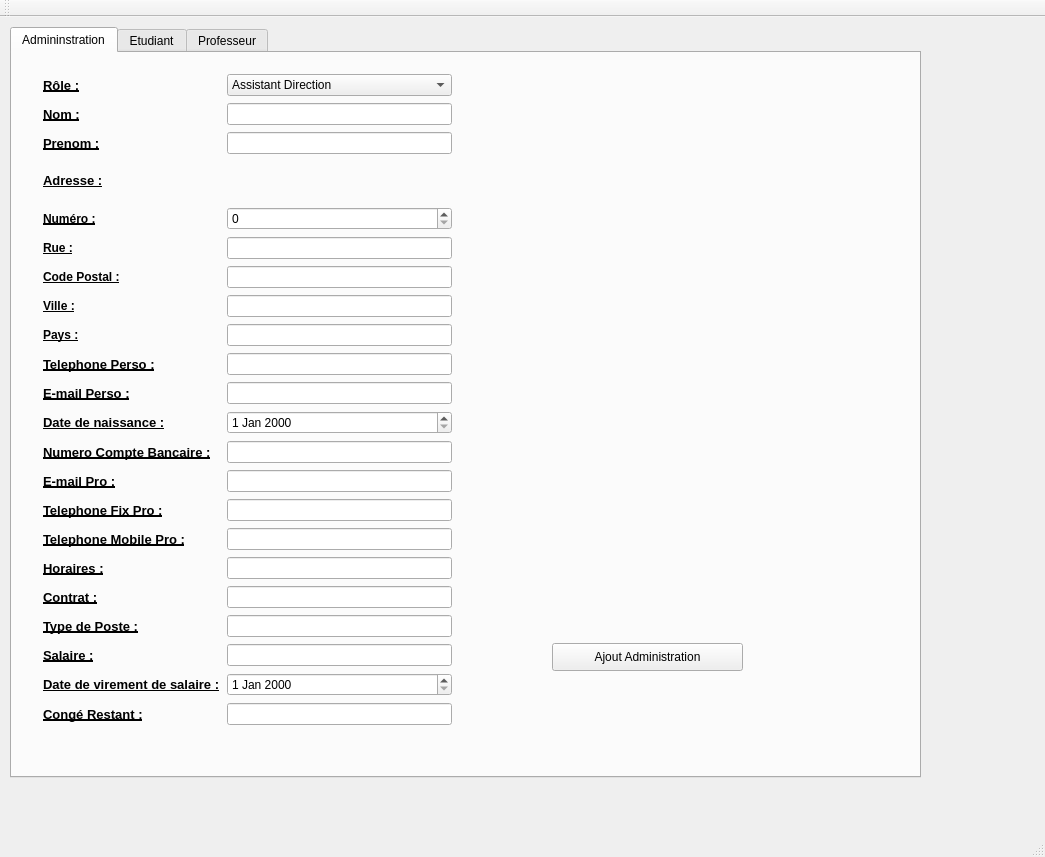
<?xml version="1.0" encoding="UTF-8"?>
<ui version="4.0">
 <class>MainWindow</class>
 <widget class="QMainWindow" name="MainWindow">
  <property name="geometry">
   <rect>
    <x>0</x>
    <y>0</y>
    <width>1045</width>
    <height>857</height>
   </rect>
  </property>
  <property name="windowTitle">
   <string>MainWindow</string>
  </property>
  <widget class="QWidget" name="centralWidget">
   <widget class="QTabWidget" name="tabWidget">
    <property name="geometry">
     <rect>
      <x>10</x>
      <y>10</y>
      <width>911</width>
      <height>751</height>
     </rect>
    </property>
    <property name="currentIndex">
     <number>0</number>
    </property>
    <widget class="QWidget" name="tab_6">
     <attribute name="title">
      <string>Admininstration</string>
     </attribute>
     <widget class="QWidget" name="gridLayoutWidget_3">
      <property name="geometry">
       <rect>
        <x>20</x>
        <y>10</y>
        <width>431</width>
        <height>673</height>
       </rect>
      </property>
      <layout class="QGridLayout" name="gridLayout_3">
       <property name="spacing">
        <number>7</number>
       </property>
       <item row="21" column="1">
        <widget class="QLineEdit" name="adminCongeRestant"/>
       </item>
       <item row="0" column="0">
        <widget class="QLabel" name="label_35">
         <property name="font">
          <font>
           <pointsize>10</pointsize>
           <weight>75</weight>
           <bold>true</bold>
           <underline>true</underline>
          </font>
         </property>
         <property name="text">
          <string>Rôle :</string>
         </property>
        </widget>
       </item>
       <item row="15" column="1">
        <widget class="QLineEdit" name="adminTelMobilePro">
         <property name="text">
          <string/>
         </property>
        </widget>
       </item>
       <item row="14" column="0">
        <widget class="QLabel" name="label_24">
         <property name="font">
          <font>
           <pointsize>10</pointsize>
           <weight>75</weight>
           <bold>true</bold>
           <underline>true</underline>
          </font>
         </property>
         <property name="text">
          <string>Telephone Fix Pro :</string>
         </property>
        </widget>
       </item>
       <item row="15" column="0">
        <widget class="QLabel" name="label_25">
         <property name="font">
          <font>
           <pointsize>10</pointsize>
           <weight>75</weight>
           <bold>true</bold>
           <underline>true</underline>
          </font>
         </property>
         <property name="text">
          <string>Telephone Mobile Pro :</string>
         </property>
        </widget>
       </item>
       <item row="12" column="1">
        <widget class="QLineEdit" name="adminNumCompteBancaire">
         <property name="text">
          <string/>
         </property>
        </widget>
       </item>
       <item row="13" column="1">
        <widget class="QLineEdit" name="adminEmailPro">
         <property name="text">
          <string/>
         </property>
        </widget>
       </item>
       <item row="17" column="1">
        <widget class="QLineEdit" name="adminContrat"/>
       </item>
       <item row="19" column="1">
        <widget class="QLineEdit" name="adminSalaire"/>
       </item>
       <item row="16" column="1">
        <widget class="QLineEdit" name="adminHoraires"/>
       </item>
       <item row="17" column="0">
        <widget class="QLabel" name="label_27">
         <property name="font">
          <font>
           <pointsize>10</pointsize>
           <weight>75</weight>
           <bold>true</bold>
           <underline>true</underline>
          </font>
         </property>
         <property name="text">
          <string>Contrat :</string>
         </property>
        </widget>
       </item>
       <item row="18" column="1">
        <widget class="QLineEdit" name="adminTypePoste"/>
       </item>
       <item row="19" column="0">
        <widget class="QLabel" name="label_31">
         <property name="font">
          <font>
           <pointsize>10</pointsize>
           <weight>75</weight>
           <bold>true</bold>
           <underline>true</underline>
          </font>
         </property>
         <property name="text">
          <string>Salaire :</string>
         </property>
        </widget>
       </item>
       <item row="18" column="0">
        <widget class="QLabel" name="label_30">
         <property name="font">
          <font>
           <pointsize>10</pointsize>
           <weight>75</weight>
           <bold>true</bold>
           <underline>true</underline>
          </font>
         </property>
         <property name="text">
          <string>Type de Poste :</string>
         </property>
        </widget>
       </item>
       <item row="1" column="0">
        <widget class="QLabel" name="label_17">
         <property name="font">
          <font>
           <pointsize>10</pointsize>
           <weight>75</weight>
           <bold>true</bold>
           <underline>true</underline>
           <strikeout>false</strikeout>
          </font>
         </property>
         <property name="lineWidth">
          <number>1</number>
         </property>
         <property name="text">
          <string>Nom :</string>
         </property>
        </widget>
       </item>
       <item row="10" column="1">
        <widget class="QLineEdit" name="adminEmailPerso"/>
       </item>
       <item row="21" column="0">
        <widget class="QLabel" name="label_29">
         <property name="font">
          <font>
           <pointsize>10</pointsize>
           <weight>75</weight>
           <bold>true</bold>
           <underline>true</underline>
          </font>
         </property>
         <property name="text">
          <string>Congé Restant :</string>
         </property>
        </widget>
       </item>
       <item row="20" column="1">
        <widget class="QDateEdit" name="adminDateVirementSalaire"/>
       </item>
       <item row="20" column="0">
        <widget class="QLabel" name="label_28">
         <property name="font">
          <font>
           <pointsize>10</pointsize>
           <weight>75</weight>
           <bold>true</bold>
           <underline>true</underline>
          </font>
         </property>
         <property name="text">
          <string>Date de virement de salaire :</string>
         </property>
        </widget>
       </item>
       <item row="16" column="0">
        <widget class="QLabel" name="label_26">
         <property name="font">
          <font>
           <pointsize>10</pointsize>
           <weight>75</weight>
           <bold>true</bold>
           <underline>true</underline>
          </font>
         </property>
         <property name="text">
          <string>Horaires :</string>
         </property>
        </widget>
       </item>
       <item row="1" column="1">
        <widget class="QLineEdit" name="adminNom"/>
       </item>
       <item row="2" column="1">
        <widget class="QLineEdit" name="adminPrenom"/>
       </item>
       <item row="9" column="1">
        <widget class="QLineEdit" name="adminTelPerso"/>
       </item>
       <item row="2" column="0">
        <widget class="QLabel" name="label_18">
         <property name="font">
          <font>
           <pointsize>10</pointsize>
           <weight>75</weight>
           <bold>true</bold>
           <underline>true</underline>
          </font>
         </property>
         <property name="text">
          <string>Prenom :</string>
         </property>
        </widget>
       </item>
       <item row="12" column="0">
        <widget class="QLabel" name="label_23">
         <property name="font">
          <font>
           <pointsize>10</pointsize>
           <weight>75</weight>
           <bold>true</bold>
           <underline>true</underline>
          </font>
         </property>
         <property name="text">
          <string>Numero Compte Bancaire :</string>
         </property>
        </widget>
       </item>
       <item row="13" column="0">
        <widget class="QLabel" name="label_20">
         <property name="font">
          <font>
           <pointsize>10</pointsize>
           <weight>75</weight>
           <bold>true</bold>
           <underline>true</underline>
          </font>
         </property>
         <property name="text">
          <string>E-mail Pro :</string>
         </property>
        </widget>
       </item>
       <item row="9" column="0">
        <widget class="QLabel" name="label_19">
         <property name="font">
          <font>
           <pointsize>10</pointsize>
           <weight>75</weight>
           <bold>true</bold>
           <underline>true</underline>
          </font>
         </property>
         <property name="text">
          <string>Telephone Perso :</string>
         </property>
        </widget>
       </item>
       <item row="11" column="0">
        <widget class="QLabel" name="label_22">
         <property name="font">
          <font>
           <pointsize>10</pointsize>
           <weight>75</weight>
           <bold>true</bold>
           <underline>true</underline>
          </font>
         </property>
         <property name="text">
          <string>Date de naissance :</string>
         </property>
        </widget>
       </item>
       <item row="11" column="1">
        <widget class="QDateEdit" name="adminDateNaissance"/>
       </item>
       <item row="10" column="0">
        <widget class="QLabel" name="label_21">
         <property name="font">
          <font>
           <pointsize>10</pointsize>
           <weight>75</weight>
           <bold>true</bold>
           <underline>true</underline>
          </font>
         </property>
         <property name="text">
          <string>E-mail Perso :</string>
         </property>
        </widget>
       </item>
       <item row="14" column="1">
        <widget class="QLineEdit" name="adminTelFixPro">
         <property name="text">
          <string/>
         </property>
        </widget>
       </item>
       <item row="3" column="0">
        <widget class="QLabel" name="label_36">
         <property name="font">
          <font>
           <pointsize>10</pointsize>
           <weight>75</weight>
           <bold>true</bold>
           <underline>true</underline>
          </font>
         </property>
         <property name="text">
          <string>Adresse :</string>
         </property>
        </widget>
       </item>
       <item row="4" column="0">
        <widget class="QLabel" name="label_37">
         <property name="font">
          <font>
           <weight>75</weight>
           <bold>true</bold>
           <underline>true</underline>
          </font>
         </property>
         <property name="text">
          <string>Numéro :</string>
         </property>
        </widget>
       </item>
       <item row="5" column="0">
        <widget class="QLabel" name="label_38">
         <property name="font">
          <font>
           <weight>75</weight>
           <bold>true</bold>
           <underline>true</underline>
          </font>
         </property>
         <property name="text">
          <string>Rue :</string>
         </property>
        </widget>
       </item>
       <item row="6" column="0">
        <widget class="QLabel" name="label_39">
         <property name="font">
          <font>
           <weight>75</weight>
           <bold>true</bold>
           <underline>true</underline>
          </font>
         </property>
         <property name="text">
          <string>Code Postal :</string>
         </property>
        </widget>
       </item>
       <item row="7" column="0">
        <widget class="QLabel" name="label_40">
         <property name="font">
          <font>
           <weight>75</weight>
           <bold>true</bold>
           <underline>true</underline>
          </font>
         </property>
         <property name="text">
          <string>Ville :</string>
         </property>
        </widget>
       </item>
       <item row="0" column="1">
        <widget class="QComboBox" name="adminRole">
         <item>
          <property name="text">
           <string>Assistant Direction</string>
          </property>
         </item>
         <item>
          <property name="text">
           <string>Responsable Enseignement</string>
          </property>
         </item>
         <item>
          <property name="text">
           <string>Responsable Entreprise</string>
          </property>
         </item>
         <item>
          <property name="text">
           <string>Directeur</string>
          </property>
         </item>
        </widget>
       </item>
       <item row="8" column="0">
        <widget class="QLabel" name="label_41">
         <property name="font">
          <font>
           <weight>75</weight>
           <bold>true</bold>
           <underline>true</underline>
          </font>
         </property>
         <property name="text">
          <string>Pays :</string>
         </property>
        </widget>
       </item>
       <item row="5" column="1">
        <widget class="QLineEdit" name="adminAdresseRue"/>
       </item>
       <item row="7" column="1">
        <widget class="QLineEdit" name="adminAdresseVille"/>
       </item>
       <item row="8" column="1">
        <widget class="QLineEdit" name="adminAdressePays"/>
       </item>
       <item row="6" column="1">
        <widget class="QLineEdit" name="adminAdresseCodePostal"/>
       </item>
       <item row="4" column="1">
        <widget class="QSpinBox" name="adminAdresseNum"/>
       </item>
      </layout>
     </widget>
     <widget class="QPushButton" name="adminAjout">
      <property name="geometry">
       <rect>
        <x>540</x>
        <y>590</y>
        <width>191</width>
        <height>28</height>
       </rect>
      </property>
      <property name="text">
       <string>Ajout Administration</string>
      </property>
     </widget>
     <widget class="QLabel" name="label_34">
      <property name="geometry">
       <rect>
        <x>510</x>
        <y>40</y>
        <width>291</width>
        <height>401</height>
       </rect>
      </property>
      <property name="text">
       <string/>
      </property>
      <property name="pixmap">
       <pixmap>C:/Users/Utilisateur/Pictures/admin_v01D_support.png</pixmap>
      </property>
     </widget>
    </widget>
    <widget class="QWidget" name="tab_4">
     <attribute name="title">
      <string>Etudiant</string>
     </attribute>
     <widget class="QPushButton" name="etudiantAjout">
      <property name="geometry">
       <rect>
        <x>180</x>
        <y>410</y>
        <width>311</width>
        <height>25</height>
       </rect>
      </property>
      <property name="text">
       <string>Ajout Etudiant</string>
      </property>
     </widget>
     <widget class="QWidget" name="gridLayoutWidget">
      <property name="geometry">
       <rect>
        <x>10</x>
        <y>10</y>
        <width>471</width>
        <height>361</height>
       </rect>
      </property>
      <layout class="QGridLayout" name="gridLayout">
       <item row="0" column="0">
        <widget class="QLabel" name="label">
         <property name="font">
          <font>
           <pointsize>10</pointsize>
           <weight>75</weight>
           <bold>true</bold>
           <underline>true</underline>
           <strikeout>false</strikeout>
          </font>
         </property>
         <property name="lineWidth">
          <number>1</number>
         </property>
         <property name="text">
          <string>Nom :</string>
         </property>
        </widget>
       </item>
       <item row="3" column="1">
        <widget class="QLineEdit" name="etudiantEmail"/>
       </item>
       <item row="0" column="1">
        <widget class="QLineEdit" name="etudiantNom"/>
       </item>
       <item row="1" column="0">
        <widget class="QLabel" name="label_2">
         <property name="font">
          <font>
           <pointsize>10</pointsize>
           <weight>75</weight>
           <bold>true</bold>
           <underline>true</underline>
          </font>
         </property>
         <property name="text">
          <string>Prenom :</string>
         </property>
        </widget>
       </item>
       <item row="1" column="1">
        <widget class="QLineEdit" name="etudiantPrenom"/>
       </item>
       <item row="2" column="0">
        <widget class="QLabel" name="label_4">
         <property name="font">
          <font>
           <pointsize>10</pointsize>
           <weight>75</weight>
           <bold>true</bold>
           <underline>true</underline>
          </font>
         </property>
         <property name="text">
          <string>Telephone :</string>
         </property>
        </widget>
       </item>
       <item row="2" column="1">
        <widget class="QLineEdit" name="etudiantTelephone"/>
       </item>
       <item row="6" column="0">
        <widget class="QLabel" name="label_8">
         <property name="font">
          <font>
           <pointsize>10</pointsize>
           <weight>75</weight>
           <bold>true</bold>
           <underline>true</underline>
          </font>
         </property>
         <property name="text">
          <string>CV :</string>
         </property>
        </widget>
       </item>
       <item row="3" column="0">
        <widget class="QLabel" name="label_5">
         <property name="font">
          <font>
           <pointsize>10</pointsize>
           <weight>75</weight>
           <bold>true</bold>
           <underline>true</underline>
          </font>
         </property>
         <property name="text">
          <string>E-mail :</string>
         </property>
        </widget>
       </item>
       <item row="4" column="0">
        <widget class="QLabel" name="label_3">
         <property name="font">
          <font>
           <pointsize>10</pointsize>
           <weight>75</weight>
           <bold>true</bold>
           <underline>true</underline>
          </font>
         </property>
         <property name="text">
          <string>Date de naissance :</string>
         </property>
        </widget>
       </item>
       <item row="5" column="0">
        <widget class="QLabel" name="label_6">
         <property name="font">
          <font>
           <pointsize>10</pointsize>
           <weight>75</weight>
           <bold>true</bold>
           <underline>true</underline>
          </font>
         </property>
         <property name="text">
          <string>Promo :</string>
         </property>
        </widget>
       </item>
       <item row="4" column="1">
        <widget class="QDateEdit" name="etudiantDateNaissance"/>
       </item>
       <item row="6" column="1">
        <widget class="QLineEdit" name="etudiantCV">
         <property name="text">
          <string/>
         </property>
        </widget>
       </item>
       <item row="5" column="1">
        <widget class="QLineEdit" name="etudiantPromo">
         <property name="text">
          <string/>
         </property>
        </widget>
       </item>
       <item row="7" column="0">
        <widget class="QLabel" name="label_9">
         <property name="font">
          <font>
           <pointsize>10</pointsize>
           <weight>75</weight>
           <bold>true</bold>
           <underline>true</underline>
          </font>
         </property>
         <property name="text">
          <string>Montant Scolarité :</string>
         </property>
        </widget>
       </item>
       <item row="7" column="1">
        <widget class="QLineEdit" name="etudiantMontantScolarite">
         <property name="text">
          <string/>
         </property>
        </widget>
       </item>
       <item row="8" column="0">
        <widget class="QLabel" name="label_10">
         <property name="font">
          <font>
           <pointsize>10</pointsize>
           <weight>75</weight>
           <bold>true</bold>
           <underline>true</underline>
          </font>
         </property>
         <property name="text">
          <string>Stage Entreprise :</string>
         </property>
        </widget>
       </item>
       <item row="8" column="1">
        <widget class="QLineEdit" name="etudiantStageEntreprise">
         <property name="text">
          <string/>
         </property>
        </widget>
       </item>
      </layout>
     </widget>
     <widget class="QLabel" name="label_32">
      <property name="geometry">
       <rect>
        <x>490</x>
        <y>10</y>
        <width>301</width>
        <height>361</height>
       </rect>
      </property>
      <property name="text">
       <string/>
      </property>
      <property name="pixmap">
       <pixmap>C:/Users/Utilisateur/Pictures/Université.jpg</pixmap>
      </property>
     </widget>
    </widget>
    <widget class="QWidget" name="tab_5">
     <attribute name="title">
      <string>Professeur</string>
     </attribute>
     <widget class="QWidget" name="gridLayoutWidget_2">
      <property name="geometry">
       <rect>
        <x>10</x>
        <y>10</y>
        <width>471</width>
        <height>281</height>
       </rect>
      </property>
      <layout class="QGridLayout" name="gridLayout_2">
       <item row="0" column="0">
        <widget class="QLabel" name="label_7">
         <property name="font">
          <font>
           <pointsize>10</pointsize>
           <weight>75</weight>
           <bold>true</bold>
           <underline>true</underline>
           <strikeout>false</strikeout>
          </font>
         </property>
         <property name="lineWidth">
          <number>1</number>
         </property>
         <property name="text">
          <string>Nom :</string>
         </property>
        </widget>
       </item>
       <item row="3" column="1">
        <widget class="QLineEdit" name="profEmail"/>
       </item>
       <item row="2" column="1">
        <widget class="QLineEdit" name="profTelephone"/>
       </item>
       <item row="0" column="1">
        <widget class="QLineEdit" name="profNom"/>
       </item>
       <item row="1" column="0">
        <widget class="QLabel" name="label_11">
         <property name="font">
          <font>
           <pointsize>10</pointsize>
           <weight>75</weight>
           <bold>true</bold>
           <underline>true</underline>
          </font>
         </property>
         <property name="text">
          <string>Prenom :</string>
         </property>
        </widget>
       </item>
       <item row="1" column="1">
        <widget class="QLineEdit" name="profPrenom"/>
       </item>
       <item row="2" column="0">
        <widget class="QLabel" name="label_12">
         <property name="font">
          <font>
           <pointsize>10</pointsize>
           <weight>75</weight>
           <bold>true</bold>
           <underline>true</underline>
          </font>
         </property>
         <property name="text">
          <string>Telephone :</string>
         </property>
        </widget>
       </item>
       <item row="4" column="0">
        <widget class="QLabel" name="label_15">
         <property name="font">
          <font>
           <pointsize>10</pointsize>
           <weight>75</weight>
           <bold>true</bold>
           <underline>true</underline>
          </font>
         </property>
         <property name="text">
          <string>Date de naissance :</string>
         </property>
        </widget>
       </item>
       <item row="5" column="0">
        <widget class="QLabel" name="label_16">
         <property name="font">
          <font>
           <pointsize>10</pointsize>
           <weight>75</weight>
           <bold>true</bold>
           <underline>true</underline>
          </font>
         </property>
         <property name="text">
          <string>Numero Compte Bancaire :</string>
         </property>
        </widget>
       </item>
       <item row="3" column="0">
        <widget class="QLabel" name="label_14">
         <property name="font">
          <font>
           <pointsize>10</pointsize>
           <weight>75</weight>
           <bold>true</bold>
           <underline>true</underline>
          </font>
         </property>
         <property name="text">
          <string>E-mail :</string>
         </property>
        </widget>
       </item>
       <item row="6" column="0">
        <widget class="QLabel" name="label_13">
         <property name="font">
          <font>
           <pointsize>10</pointsize>
           <weight>75</weight>
           <bold>true</bold>
           <underline>true</underline>
          </font>
         </property>
         <property name="text">
          <string>Casier Judiciaire :</string>
         </property>
        </widget>
       </item>
       <item row="4" column="1">
        <widget class="QDateEdit" name="profDateNaissance"/>
       </item>
       <item row="6" column="1">
        <widget class="QLineEdit" name="profCasierJudiciaire">
         <property name="text">
          <string/>
         </property>
        </widget>
       </item>
       <item row="5" column="1">
        <widget class="QLineEdit" name="profNumCompteBancaire">
         <property name="text">
          <string/>
         </property>
        </widget>
       </item>
      </layout>
     </widget>
     <widget class="QPushButton" name="profAjout">
      <property name="geometry">
       <rect>
        <x>240</x>
        <y>340</y>
        <width>241</width>
        <height>28</height>
       </rect>
      </property>
      <property name="text">
       <string>Ajout Professeur</string>
      </property>
     </widget>
     <widget class="QLabel" name="label_33">
      <property name="geometry">
       <rect>
        <x>490</x>
        <y>10</y>
        <width>351</width>
        <height>281</height>
       </rect>
      </property>
      <property name="text">
       <string/>
      </property>
      <property name="pixmap">
       <pixmap>C:/Users/Utilisateur/Pictures/Coaching 5.jpg</pixmap>
      </property>
     </widget>
    </widget>
   </widget>
  </widget>
  <widget class="QMenuBar" name="menuBar">
   <property name="geometry">
    <rect>
     <x>0</x>
     <y>0</y>
     <width>1045</width>
     <height>26</height>
    </rect>
   </property>
  </widget>
  <widget class="QToolBar" name="mainToolBar">
   <attribute name="toolBarArea">
    <enum>TopToolBarArea</enum>
   </attribute>
   <attribute name="toolBarBreak">
    <bool>false</bool>
   </attribute>
  </widget>
  <widget class="QStatusBar" name="statusBar"/>
 </widget>
 <layoutdefault spacing="6" margin="11"/>
 <resources/>
 <connections/>
</ui>
